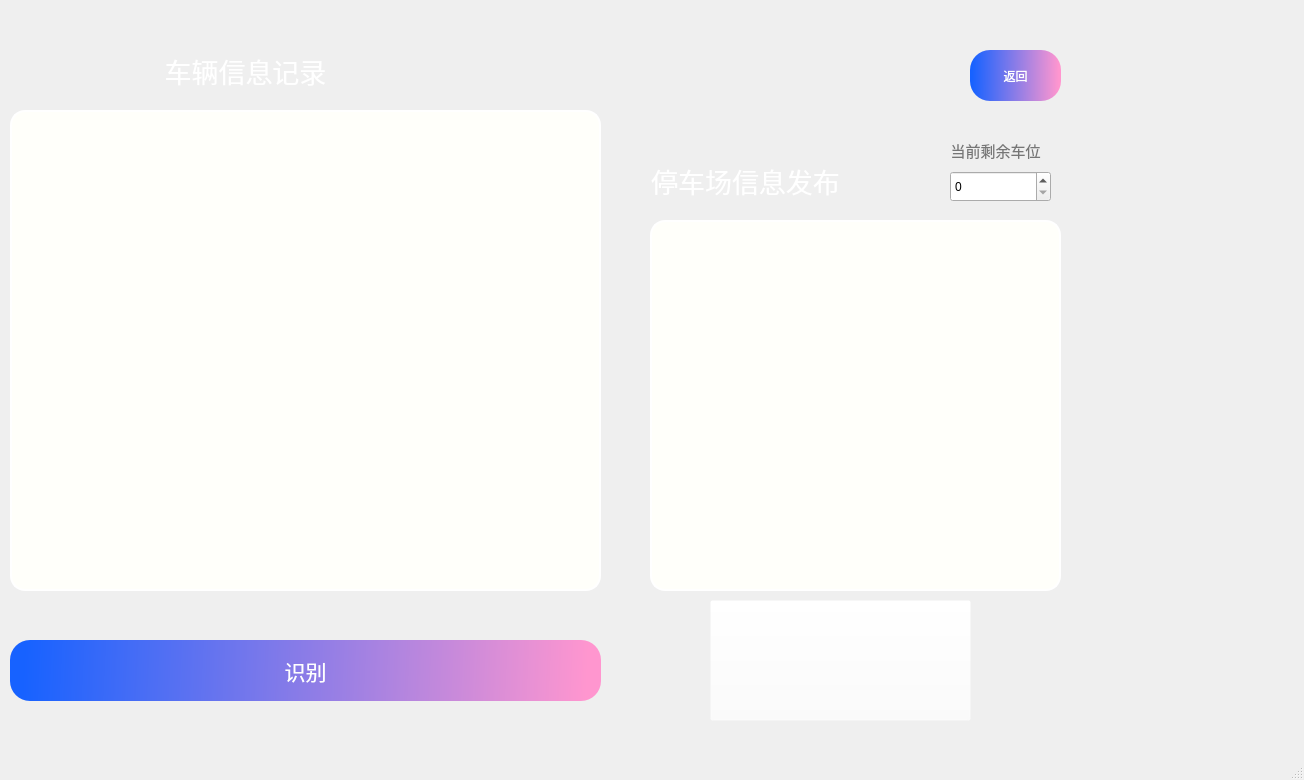
<?xml version="1.0" encoding="UTF-8"?>
<ui version="4.0">
 <class>MainWindow</class>
 <widget class="QMainWindow" name="MainWindow">
  <property name="geometry">
   <rect>
    <x>0</x>
    <y>0</y>
    <width>1304</width>
    <height>780</height>
   </rect>
  </property>
  <property name="windowTitle">
   <string>MainWindow</string>
  </property>
  <widget class="QWidget" name="centralwidget">
   <widget class="QPushButton" name="pushButton">
    <property name="geometry">
     <rect>
      <x>10</x>
      <y>640</y>
      <width>591</width>
      <height>61</height>
     </rect>
    </property>
    <property name="font">
     <font>
      <family>微软雅黑</family>
      <pointsize>16</pointsize>
      <weight>9</weight>
      <italic>false</italic>
      <bold>false</bold>
     </font>
    </property>
    <property name="styleSheet">
     <string notr="true">QPushButton{
background-color: qlineargradient(spread:pad, x1:0.0227727, y1:0.472, x2:0.977273, y2:0.476955, stop:0 rgba(23, 98, 255, 255), stop:1 rgba(255, 150, 207, 255));
	font: 75 16pt &quot;微软雅黑&quot;;
color: rgb(255, 255, 255);
border-radius: 20
}
QPushButton:hover{
background-color:qlineargradient(spread:pad, x1:0.198909, y1:0.302, x2:0.892046, y2:0.687, stop:0 rgba(23, 98, 255, 255), stop:1 rgba(255, 150, 207, 255));
padding-bottom: 7;

}
QPushButton:pressed{
padding-top: 7;
padding-left: 7;
}
QPushButton:disabled{
background-color: qlineargradient(spread:pad, x1:0, y1:0, x2:1, y2:0, stop:0 rgba(119, 119, 119, 255), stop:1 rgba(221, 221, 221, 255));
	color: rgba(241, 241, 241, 150);
}</string>
    </property>
    <property name="text">
     <string>识别</string>
    </property>
    <property name="icon">
     <iconset>
      <normaloff>images/logo.png</normaloff>images/logo.png</iconset>
    </property>
    <property name="iconSize">
     <size>
      <width>30</width>
      <height>30</height>
     </size>
    </property>
   </widget>
   <widget class="QTextBrowser" name="textBrowser">
    <property name="geometry">
     <rect>
      <x>10</x>
      <y>110</y>
      <width>591</width>
      <height>481</height>
     </rect>
    </property>
    <property name="styleSheet">
     <string notr="true">border:2px solid;
font: 12pt &quot;微软雅黑&quot;;
border-radius:15;
border-color: rgb(255, 255, 255);
background-color: rgb(255, 255, 250);
</string>
    </property>
   </widget>
   <widget class="QPushButton" name="pushButton_2">
    <property name="geometry">
     <rect>
      <x>970</x>
      <y>50</y>
      <width>91</width>
      <height>51</height>
     </rect>
    </property>
    <property name="styleSheet">
     <string notr="true">QPushButton{
background-color: qlineargradient(spread:pad, x1:0.0227727, y1:0.472, x2:0.977273, y2:0.476955, stop:0 rgba(23, 98, 255, 255), stop:1 rgba(255, 150, 207, 255));
	font: 40 12pt &quot;微软雅黑&quot;;
color: rgb(255, 255, 255);
border-radius: 20
}
QPushButton:hover{
background-color:qlineargradient(spread:pad, x1:0.198909, y1:0.302, x2:0.892046, y2:0.687, stop:0 rgba(23, 98, 255, 255), stop:1 rgba(255, 150, 207, 255));
padding-bottom: 7;

}
QPushButton:pressed{
padding-top: 7;
padding-left: 7;
}
QPushButton:disabled{
background-color: qlineargradient(spread:pad, x1:0, y1:0, x2:1, y2:0, stop:0 rgba(119, 119, 119, 255), stop:1 rgba(221, 221, 221, 255));
	color: rgba(241, 241, 241, 150);
}</string>
    </property>
    <property name="text">
     <string>返回</string>
    </property>
   </widget>
   <widget class="QLabel" name="label_3">
    <property name="geometry">
     <rect>
      <x>-10</x>
      <y>20</y>
      <width>1111</width>
      <height>801</height>
     </rect>
    </property>
    <property name="styleSheet">
     <string notr="true">border-image: url(:/images/images/bg.png);
border-radius:50</string>
    </property>
    <property name="text">
     <string/>
    </property>
   </widget>
   <widget class="QPushButton" name="pushButton_5">
    <property name="geometry">
     <rect>
      <x>710</x>
      <y>600</y>
      <width>261</width>
      <height>121</height>
     </rect>
    </property>
    <property name="styleSheet">
     <string notr="true">QPushButton:hover{
padding-bottom: 7;
background-color: rgba(255, 255, 255, 0);
}
QPushButton{
background-color: rgba(255, 255, 255, 0);
	color: rgb(0, 170, 255);
	font: 12pt &quot;微软雅黑&quot;;
}
</string>
    </property>
    <property name="text">
     <string/>
    </property>
    <property name="icon">
     <iconset>
      <normaloff>images/logo.png</normaloff>images/logo.png</iconset>
    </property>
    <property name="iconSize">
     <size>
      <width>80</width>
      <height>80</height>
     </size>
    </property>
   </widget>
   <widget class="QTextBrowser" name="textBrowser_2">
    <property name="geometry">
     <rect>
      <x>650</x>
      <y>220</y>
      <width>411</width>
      <height>371</height>
     </rect>
    </property>
    <property name="styleSheet">
     <string notr="true">border:2px solid;
font: 12pt &quot;微软雅黑&quot;;
color: rgb(255, 0, 0);
border-radius:15;
border-color: rgb(255, 255, 255);
background-color: rgb(255, 255, 250);
</string>
    </property>
   </widget>
   <widget class="QLabel" name="label_2">
    <property name="geometry">
     <rect>
      <x>100</x>
      <y>30</y>
      <width>291</width>
      <height>81</height>
     </rect>
    </property>
    <property name="font">
     <font>
      <family>微软雅黑</family>
      <pointsize>20</pointsize>
      <weight>9</weight>
      <italic>false</italic>
      <bold>false</bold>
     </font>
    </property>
    <property name="styleSheet">
     <string notr="true">color: rgb(255, 255, 255);
font: 75 20pt &quot;微软雅黑&quot;;</string>
    </property>
    <property name="text">
     <string>车辆信息记录</string>
    </property>
    <property name="alignment">
     <set>Qt::AlignCenter</set>
    </property>
   </widget>
   <widget class="QLabel" name="label_4">
    <property name="geometry">
     <rect>
      <x>600</x>
      <y>140</y>
      <width>291</width>
      <height>81</height>
     </rect>
    </property>
    <property name="font">
     <font>
      <family>微软雅黑</family>
      <pointsize>20</pointsize>
      <weight>9</weight>
      <italic>false</italic>
      <bold>false</bold>
     </font>
    </property>
    <property name="styleSheet">
     <string notr="true">color: rgb(255, 255, 255);
font: 75 20pt &quot;微软雅黑&quot;;</string>
    </property>
    <property name="text">
     <string>停车场信息发布</string>
    </property>
    <property name="alignment">
     <set>Qt::AlignCenter</set>
    </property>
   </widget>
   <widget class="QSpinBox" name="spinBox">
    <property name="geometry">
     <rect>
      <x>950</x>
      <y>171</y>
      <width>101</width>
      <height>31</height>
     </rect>
    </property>
   </widget>
   <widget class="QLabel" name="label_5">
    <property name="geometry">
     <rect>
      <x>890</x>
      <y>130</y>
      <width>211</width>
      <height>41</height>
     </rect>
    </property>
    <property name="font">
     <font>
      <family>微软雅黑</family>
      <pointsize>11</pointsize>
      <weight>50</weight>
      <italic>false</italic>
      <bold>false</bold>
     </font>
    </property>
    <property name="styleSheet">
     <string notr="true">color: rgb(118, 118, 118);
font: 11pt &quot;微软雅黑&quot;;</string>
    </property>
    <property name="text">
     <string>当前剩余车位</string>
    </property>
    <property name="alignment">
     <set>Qt::AlignCenter</set>
    </property>
   </widget>
   <zorder>label_3</zorder>
   <zorder>pushButton</zorder>
   <zorder>textBrowser</zorder>
   <zorder>pushButton_2</zorder>
   <zorder>pushButton_5</zorder>
   <zorder>textBrowser_2</zorder>
   <zorder>label_2</zorder>
   <zorder>label_4</zorder>
   <zorder>spinBox</zorder>
   <zorder>label_5</zorder>
  </widget>
  <widget class="QMenuBar" name="menubar">
   <property name="geometry">
    <rect>
     <x>0</x>
     <y>0</y>
     <width>1304</width>
     <height>22</height>
    </rect>
   </property>
  </widget>
  <widget class="QStatusBar" name="statusbar"/>
 </widget>
 <resources>
  <include location="resouce.qrc"/>
 </resources>
 <connections/>
</ui>
